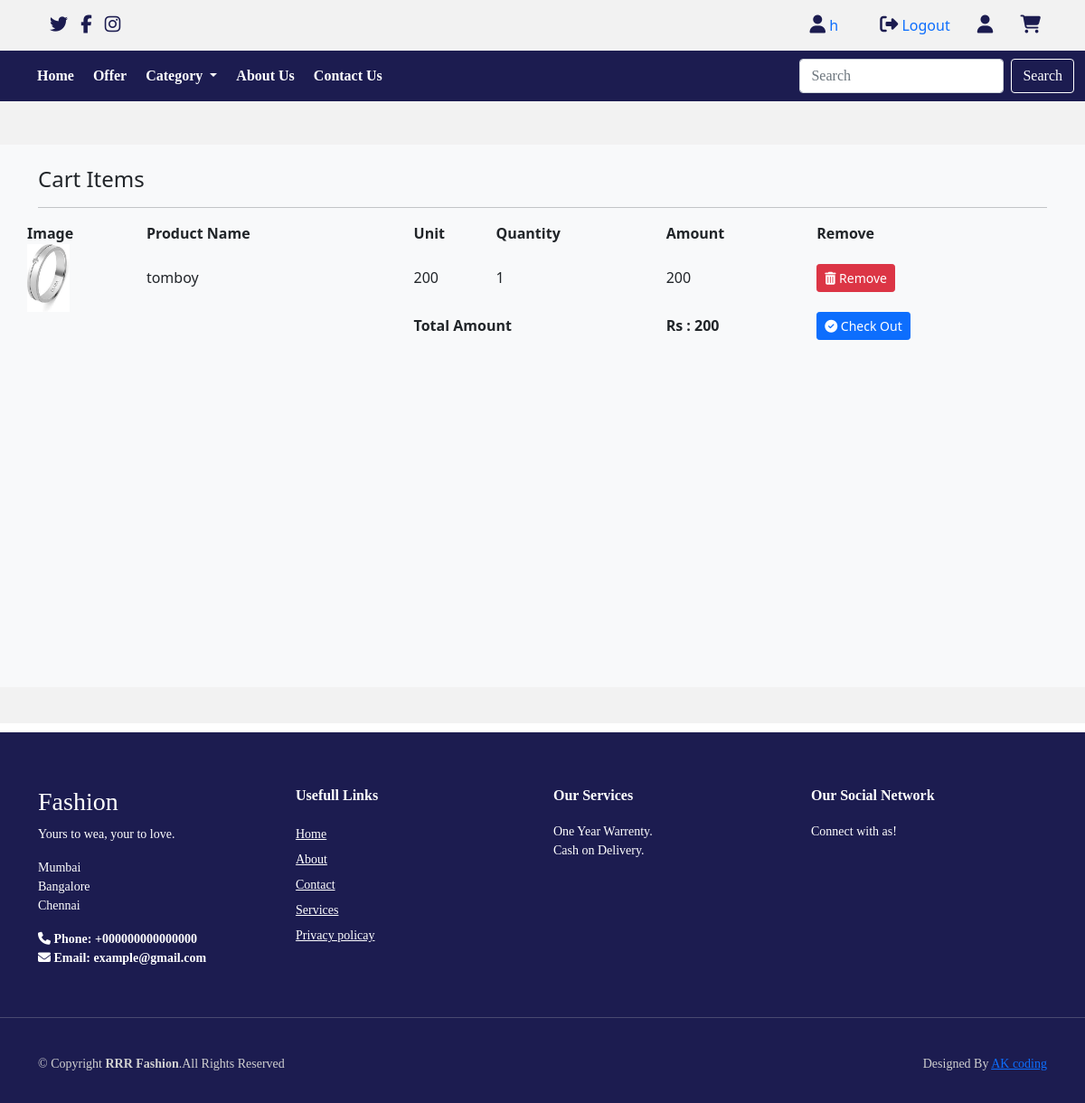
Screenshot of /cart (signed in) with the database file from the repository.
### JLS/models.py (models this page shows, shortened)
class Cart(models.Model):
  user=models.ForeignKey(User,on_delete=models.CASCADE)
  product=models.ForeignKey(Product,on_delete=models.CASCADE)
  product_qty=models.IntegerField(null=False,blank=False)
  created_at=models.DateTimeField(auto_now_add=True)
  @property
  def total_cost(self):
    return self.product_qty*self.product.selling_price

class Product(models.Model):
  category=models.ForeignKey(Catagory,on_delete=models.CASCADE)
  name=models.CharField(max_length=150,null=False,blank=False)
  vendor=models.CharField(max_length=150,null=False,blank=False)
  product_image=models.ImageField(upload_to=getFileName,null=True,blank=True)
  quantity=models.IntegerField(null=False,blank=False)
  original_price=models.FloatField(null=False,blank=False)
  selling_price=models.FloatField(null=False,blank=False)
  description=models.TextField(max_length=500,null=False,blank=False)
  status=models.BooleanField(default=False,help_text="0-show,1-Hidden")
  trending=models.BooleanField(default=False,help_text="0-default,1-Trending")
  created_at=models.DateTimeField(auto_now_add=True)

### JLS/views.py (the view)
# urls.py: path('cart',views.cart_page,name="cart"),
def cart_page(request):
  if request.user.is_authenticated:
    cart=Cart.objects.filter(user=request.user)
    return render(request,"products/card.html",{"cart":cart})
  else:
    return redirect("/")

### JLS/templates/products/card.html (shortened to what this page needs)
{% extends 'layout/main.html' %}
{% block content %}
<section class="bg-light py-4 my-5" style="min-height:600px;">
    <div class="container">
      <div class="row">
        <div class="col-12">
          <h4 class="mb-3">Cart  Items</h4>
          <hr style="border-color:#b8bfc2;">
        </div>
        <table>
            <tr>
                <th>Image</th>
                <th>Product Name</th>
                <th>Unit</th>
                <th>Quantity</th>
                <th>Amount</th>
                <th>Remove</th>
            </tr>
            {% for item in cart %}
           <tr>
              <td><img src="{{item.product.product_image.url}}" height="75px" alt="{{item.product.name}}"></td>
              <td>{{item.product.name}}</td>
              <td>{{item.product.selling_price | stringformat:'d'}}</td>
              <td>{{item.product_qty}}</td>
              <td class="amt">{{item.total_cost | stringformat:'d'}}</td>
              <td><a href="{% url 'remove_cart' item.id %}"  onclick="return confirm('Are you sure? to Remove')"  class="btn btn-danger btn-sm"><i class="fa fa-trash"></i> Remove</a></td>
            </tr>
            {% endfor %}
            <tr>
              <td></td>
              <td></td>
              <td colspan="2"><b>Total Amount</b></td>
              <th id="net">0</th>
              <td><button class="btn btn-primary btn-sm">
                <i class="fa fa-check-circle"></i> Check Out
              </button></td>
            </tr>
        </table>
      </div>
      </div>
  </section>
{% endblock content %}

### JLS/templates/inc/nav1.html (shortened to what this page needs)
{% load static %}
<div class="top-navbar">
    <div class="top-icons">
        <i class="fa-brands fa-twitter"></i>
        <i class="fa-brands fa-facebook-f"></i>
        <i class="fa-brands fa-instagram"></i>
    </div>
    <div class="other-links">
        {% if request.user.is_authenticated %}
        <a class="nav-link" style="display: inline;" aria-current="page" href="#"><i class="fa fa-user"></i> {{request.user}}</a>
        <a class="nav-link" style="display: inline;" aria-current="page" href="{% url 'logout' %}"><i class="fa fa-sign-out"></i> Logout</a>
      {% else %}
        <a class="nav-link" style="display: inline;" href="{% url 'login' %}"><i class="fa fa-sign-in"></i> Login</a>
        <a class="nav-link" style="display: inline;" href="{% url 'signup' %}"><i class="fa fa-users"></i> Register</a>
      {% endif %}
      <i class="fa-solid fa-user"></i>
      <a class="nav-link" style="display: inline;" href="{% url 'cart' %}"><i class="fa-solid fa-cart-shopping"></i></a>
    </div>
</div>
<div class="home-section">
    <nav class="navbar navbar-expand-lg" id="navbar">
        <div class="container-fluid">
          <div class="collapse navbar-collapse" id="navbarSupportedContent">
            <ul class="navbar-nav me-auto mb-2 mb-lg-0">
              <li class="nav-item">
                <a class="nav-link active" aria-current="page" href="{% url 'home' %}">Home</a>
              </li>
              <li class="nav-item">
                <a class="nav-link" href="{% url 'je' %}">Offer</a>
              </li>
              <li class="nav-item dropdown">
                <a class="nav-link dropdown-toggle" href="#" id="navbarDropdown" role="button" data-bs-toggle="dropdown" aria-expanded="true">
                  Category
                </a>
              </li>
              <li class="nav-item">
                <a class="nav-link" href="{% url 'about' %}">About Us</a>
              </li>
            <li class="nav-item">
                <a class="nav-link" href="{% url 'contact'%}">Contact Us</a>
              </li>
            </ul>
            <form class="d-flex">
              <input class="form-control me-2" type="search" placeholder="Search" aria-label="Search">
              <button class="btn btn-outline-success" type="submit" id="search-btn">Search</button>
            </form>
          </div>
        </div>
      </nav>

### static/css/style.css (style rules this page uses)
* { margin: 0; padding: 0; box-sizing: border-box; }
.top-navbar { width: 100%; height: 7vh; background-color: #a9a9a926; display: flex; align-items: center; text-align: center; justify-content: space-between; }
.top-icons { margin-left: 45px; }
.top-icons i { font-size: 20px; color: #1c1c50; margin-left: 10px; cursor: pointer; }
.other-links { margin-right: 33px; }
.other-links i { color: #1c1c50; font-size: 20px; margin-left: 10px; cursor: pointer; }
.home-section { width: 100%; height: 93vh; background-color: #a9a9a926; }
#navbar { background-color: #1c1c50; font-size: 16px; font-family: 'Roboto Slab', serif; }
#navbar .nav-link { color: white; font-weight: bold; margin-left: 5px; transition: 0.5s ease; }
#search-btn { color: white; border: 1px solid white; }
html { scroll-behavior: smooth; }

### rows the page displays
Cart: product.product_image (picture), product.name "tomboy", product.selling_price "200", product_qty "1", total_cost "200"

### other values shown
{{ request.user }} "h"
